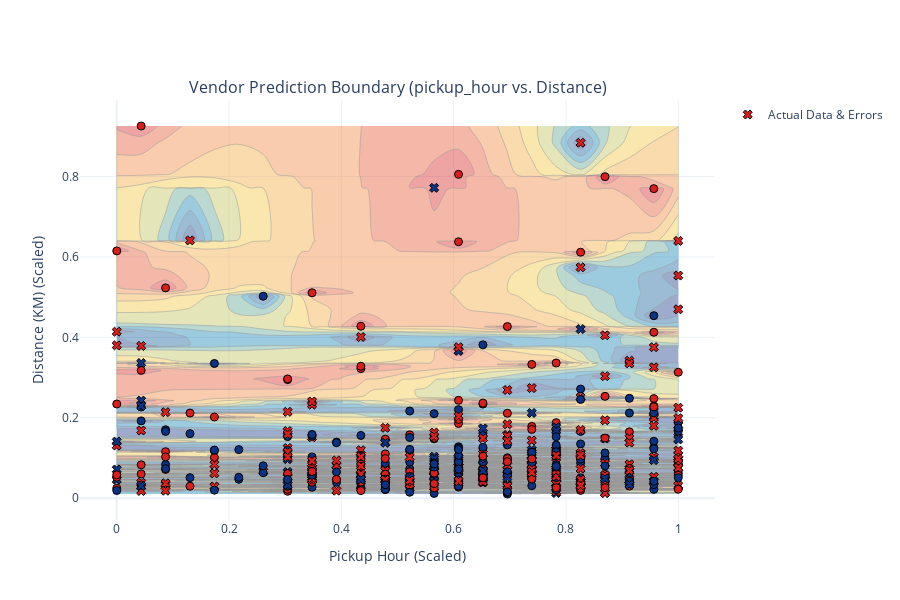

Here is the notebook cell this chart was saved with:
### Code cell
# 5. Visualizations
from plotly.subplots import make_subplots
df_filtered_nor_sample = df_filtered_nor.sample(500, random_state=42) # Use random_state for reproducibility

X_val = df_filtered_nor_sample.drop(['vendor_id'], axis=1)
y_val = df_filtered_nor_sample['vendor_id']


def iscorrect(x):
    # 'x' means incorrect prediction (error)
    # 'circle' means correct prediction
    return "circle" if x else "x" 

iscorrectv = np.vectorize(iscorrect)
fig = make_subplots(rows=1, cols=1, 
                    # Set the title of the plot clearly
                    subplot_titles=[f"Vendor Prediction Boundary (pickup_hour vs. Distance)"]
                   )

# 1. Generate Predictions for the Decision Boundary
y_pred = model.predict(X_val)

# --- TRACE 1: DECISION BOUNDARY (CONTOUR PLOT) ---
fig.add_trace(go.Contour(
    # New X-Axis: Time of Day
    x=X_val['pickup_hour'],
    # New Y-Axis: Trip Length
    y=X_val['Distance_KM'],
    z=y_pred,
    showscale=False,
    opacity=0.40,
    colorscale='portland',
    name='Model Prediction'
), row=1, col=1)

# --- TRACE 2: ACTUAL DATA POINTS (SCATTER PLOT) ---
fig.add_trace(go.Scatter(
    x=X_val['pickup_hour'],
    y=X_val['Distance_KM'],
    mode='markers',
    marker_symbol=iscorrectv(y_val == y_pred),
    text=[f"Actual Vendor: {int(v)}, Error: {int(e)}" for v, e in zip(y_val, y_val != y_pred)],
    marker=dict(
        color=y_val,
        colorscale='portland',
        size=8,
        line=dict(width=1, color='Black')
    ),
    name='Actual Data & Errors'
), row=1, col=1)

# Update layout for clarity
fig.update_layout(
    xaxis_title='Pickup Hour (Scaled)',
    yaxis_title='Distance (KM) (Scaled)',
    height=600,
    width=900,
    showlegend=True,
    template='plotly_white'
)

fig.show()

### Figure 1 — Plotly figure (JSON) as saved in the notebook; plotly's stock layout.template omitted (floating-point values rounded to 4 significant figures; data arrays with more than 128 entries replaced by an {"elided": "..."} marker saying what was removed)
{"data": [{"colorscale": [[0, "rgb(12,51,131)"], [0.25, "rgb(10,136,186)"], [0.5, "rgb(242,211,56)"], [0.75, "rgb(242,143,56)"], [1, "rgb(217,30,30)"]], "name": "Model Prediction", "opacity": 0.4, "showscale": false, "type": "contour", "x": {"elided": "500 float values"}, "xaxis": "x", "y": {"elided": "500 float values"}, "yaxis": "y", "z": {"elided": "500 int values"}}, {"marker": {"color": {"elided": "500 int values"}, "colorscale": [[0, "rgb(12,51,131)"], [0.25, "rgb(10,136,186)"], [0.5, "rgb(242,211,56)"], [0.75, "rgb(242,143,56)"], [1, "rgb(217,30,30)"]], "line": {"color": "Black", "width": 1}, "size": 8, "symbol": {"elided": "500 str values"}}, "mode": "markers", "name": "Actual Data & Errors", "text": {"elided": "500 str values"}, "type": "scatter", "x": {"elided": "500 float values"}, "xaxis": "x", "y": {"elided": "500 float values"}, "yaxis": "y"}], "layout": {"annotations": [{"font": {"size": 16}, "showarrow": false, "text": "Vendor Prediction Boundary (pickup_hour vs. Distance)", "x": 0.5, "xanchor": "center", "xref": "paper", "y": 1, "yanchor": "bottom", "yref": "paper"}], "height": 600, "showlegend": true, "width": 900, "xaxis": {"anchor": "y", "domain": [0, 1], "title": {"text": "Pickup Hour (Scaled)"}}, "yaxis": {"anchor": "x", "domain": [0, 1], "title": {"text": "Distance (KM) (Scaled)"}}}}
